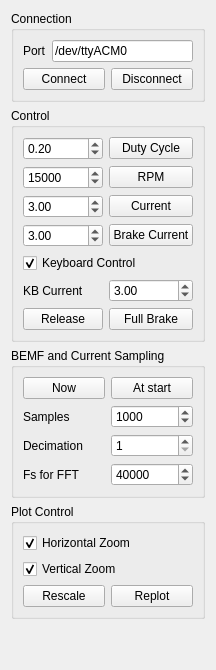
     <widget class="QWidget" name="widget2" native="true">
      <property name="sizePolicy">
       <sizepolicy hsizetype="Fixed" vsizetype="Preferred">
        <horstretch>0</horstretch>
        <verstretch>0</verstretch>
       </sizepolicy>
      </property>
      <layout class="QVBoxLayout" name="verticalLayout_16">
       <item>
        <widget class="QGroupBox" name="groupBox_3">
         <property name="title">
          <string>Connection</string>
         </property>
         <layout class="QVBoxLayout" name="verticalLayout_2">
          <item>
           <layout class="QHBoxLayout" name="horizontalLayout">
            <item>
             <widget class="QLabel" name="label_3">
              <property name="text">
               <string>Port</string>
              </property>
             </widget>
            </item>
            <item>
             <widget class="QLineEdit" name="serialDeviceEdit">
              <property name="text">
               <string>/dev/ttyACM0</string>
              </property>
             </widget>
            </item>
           </layout>
          </item>
          <item>
           <layout class="QHBoxLayout" name="horizontalLayout_5">
            <item>
             <widget class="QPushButton" name="connectButton">
              <property name="text">
               <string>Connect</string>
              </property>
             </widget>
            </item>
            <item>
             <widget class="QPushButton" name="disconnectButton">
              <property name="text">
               <string>Disconnect</string>
              </property>
             </widget>
            </item>
           </layout>
          </item>
         </layout>
        </widget>
       </item>
       <item>
        <widget class="QGroupBox" name="groupBox_2">
         <property name="title">
          <string>Control</string>
         </property>
         <layout class="QVBoxLayout" name="verticalLayout_18">
          <item>
           <layout class="QGridLayout" name="gridLayout_2">
            <item row="2" column="1">
             <widget class="QPushButton" name="currentButton">
              <property name="text">
               <string>Current</string>
              </property>
             </widget>
            </item>
            <item row="3" column="0">
             <widget class="QDoubleSpinBox" name="currentBrakeBox">
              <property name="minimum">
               <double>0.000000000000000</double>
              </property>
              <property name="maximum">
               <double>200.000000000000000</double>
              </property>
              <property name="singleStep">
               <double>0.500000000000000</double>
              </property>
              <property name="value">
               <double>3.000000000000000</double>
              </property>
             </widget>
            </item>
            <item row="5" column="0">
             <widget class="QLabel" name="label_12">
              <property name="toolTip">
               <string>&lt;html&gt;&lt;head/&gt;&lt;body&gt;&lt;p&gt;Current to use when running the motor with the up and down arrow keys. Page down can be used to brake the motor with this current.&lt;/p&gt;&lt;/body&gt;&lt;/html&gt;</string>
              </property>
              <property name="text">
               <string>KB Current</string>
              </property>
             </widget>
            </item>
            <item row="3" column="1">
             <widget class="QPushButton" name="currentBrakeButton">
              <property name="text">
               <string>Brake Current</string>
              </property>
             </widget>
            </item>
            <item row="5" column="1">
             <widget class="QDoubleSpinBox" name="arrowCurrentBox">
              <property name="maximum">
               <double>200.000000000000000</double>
              </property>
              <property name="singleStep">
               <double>0.500000000000000</double>
              </property>
              <property name="value">
               <double>3.000000000000000</double>
              </property>
             </widget>
            </item>
            <item row="2" column="0">
             <widget class="QDoubleSpinBox" name="currentBox">
              <property name="minimum">
               <double>-200.000000000000000</double>
              </property>
              <property name="maximum">
               <double>200.000000000000000</double>
              </property>
              <property name="singleStep">
               <double>0.500000000000000</double>
              </property>
              <property name="value">
               <double>3.000000000000000</double>
              </property>
             </widget>
            </item>
            <item row="0" column="1">
             <widget class="QPushButton" name="dutyButton">
              <property name="text">
               <string>Duty Cycle</string>
              </property>
             </widget>
            </item>
            <item row="0" column="0">
             <widget class="QDoubleSpinBox" name="dutyBox">
              <property name="minimum">
               <double>-1.000000000000000</double>
              </property>
              <property name="maximum">
               <double>1.000000000000000</double>
              </property>
              <property name="singleStep">
               <double>0.050000000000000</double>
              </property>
              <property name="value">
               <double>0.200000000000000</double>
              </property>
             </widget>
            </item>
            <item row="1" column="0">
             <widget class="QSpinBox" name="rpmBox">
              <property name="minimum">
               <number>-100000</number>
              </property>
              <property name="maximum">
               <number>100000</number>
              </property>
              <property name="singleStep">
               <number>1000</number>
              </property>
              <property name="value">
               <number>15000</number>
              </property>
             </widget>
            </item>
            <item row="1" column="1">
             <widget class="QPushButton" name="rpmButton">
              <property name="text">
               <string>RPM</string>
              </property>
             </widget>
            </item>
            <item row="7" column="0">
             <widget class="QPushButton" name="offButton">
              <property name="text">
               <string>Release</string>
              </property>
             </widget>
            </item>
            <item row="7" column="1">
             <widget class="QPushButton" name="offBrakeButton">
              <property name="text">
               <string>Full Brake</string>
              </property>
             </widget>
            </item>
            <item row="4" column="0" colspan="2">
             <widget class="QCheckBox" name="overrideKbBox">
              <property name="text">
               <string>Keyboard Control</string>
              </property>
              <property name="checked">
               <bool>true</bool>
              </property>
             </widget>
            </item>
           </layout>
          </item>
         </layout>
        </widget>
       </item>
       <item>
        <widget class="QGroupBox" name="groupBox">
         <property name="title">
          <string>BEMF and Current Sampling</string>
         </property>
         <layout class="QVBoxLayout" name="verticalLayout">
          <item>
           <layout class="QGridLayout" name="gridLayout">
            <item row="1" column="0">
             <widget class="QLabel" name="label">
              <property name="text">
               <string>Samples</string>
              </property>
             </widget>
            </item>
            <item row="2" column="0">
             <widget class="QLabel" name="label_2">
              <property name="text">
               <string>Decimation</string>
              </property>
             </widget>
            </item>
            <item row="1" column="1">
             <widget class="QSpinBox" name="sampleNumBox">
              <property name="minimum">
               <number>10</number>
              </property>
              <property name="maximum">
               <number>4000</number>
              </property>
              <property name="singleStep">
               <number>100</number>
              </property>
              <property name="value">
               <number>1000</number>
              </property>
             </widget>
            </item>
            <item row="3" column="1">
             <widget class="QSpinBox" name="sampleFreqBox">
              <property name="minimum">
               <number>1</number>
              </property>
              <property name="maximum">
               <number>200000</number>
              </property>
              <property name="singleStep">
               <number>1000</number>
              </property>
              <property name="value">
               <number>40000</number>
              </property>
             </widget>
            </item>
            <item row="2" column="1">
             <widget class="QSpinBox" name="sampleIntBox">
              <property name="minimum">
               <number>1</number>
              </property>
             </widget>
            </item>
            <item row="3" column="0">
             <widget class="QLabel" name="label_5">
              <property name="text">
               <string>Fs for FFT</string>
              </property>
             </widget>
            </item>
            <item row="0" column="0">
             <widget class="QPushButton" name="getDataButton">
              <property name="text">
               <string>Now</string>
              </property>
             </widget>
            </item>
            <item row="0" column="1">
             <widget class="QPushButton" name="getDataStartButton">
              <property name="text">
               <string>At start</string>
              </property>
             </widget>
            </item>
           </layout>
          </item>
         </layout>
        </widget>
       </item>
       <item>
        <widget class="QGroupBox" name="groupBox_5">
         <property name="title">
          <string>Plot Control</string>
         </property>
         <layout class="QVBoxLayout" name="verticalLayout_3">
          <item>
           <widget class="QCheckBox" name="horizontalZoomBox">
            <property name="text">
             <string>Horizontal Zoom</string>
            </property>
            <property name="checkable">
             <bool>true</bool>
            </property>
            <property name="checked">
             <bool>true</bool>
            </property>
           </widget>
          </item>
          <item>
           <widget class="QCheckBox" name="verticalZoomBox">
            <property name="text">
             <string>Vertical Zoom</string>
            </property>
            <property name="checked">
             <bool>true</bool>
            </property>
           </widget>
          </item>
          <item>
           <layout class="QHBoxLayout" name="horizontalLayout_9">
            <item>
             <widget class="QPushButton" name="rescaleButton">
              <property name="text">
               <string>Rescale</string>
              </property>
             </widget>
            </item>
            <item>
             <widget class="QPushButton" name="replotButton">
              <property name="text">
               <string>Replot</string>
              </property>
             </widget>
            </item>
           </layout>
          </item>
         </layout>
        </widget>
       </item>
       <item>
        <spacer name="verticalSpacer">
         <property name="orientation">
          <enum>Qt::Vertical</enum>
         </property>
         <property name="sizeHint" stdset="0">
          <size>
           <width>20</width>
           <height>40</height>
          </size>
         </property>
        </spacer>
       </item>
      </layout>
     </widget>
